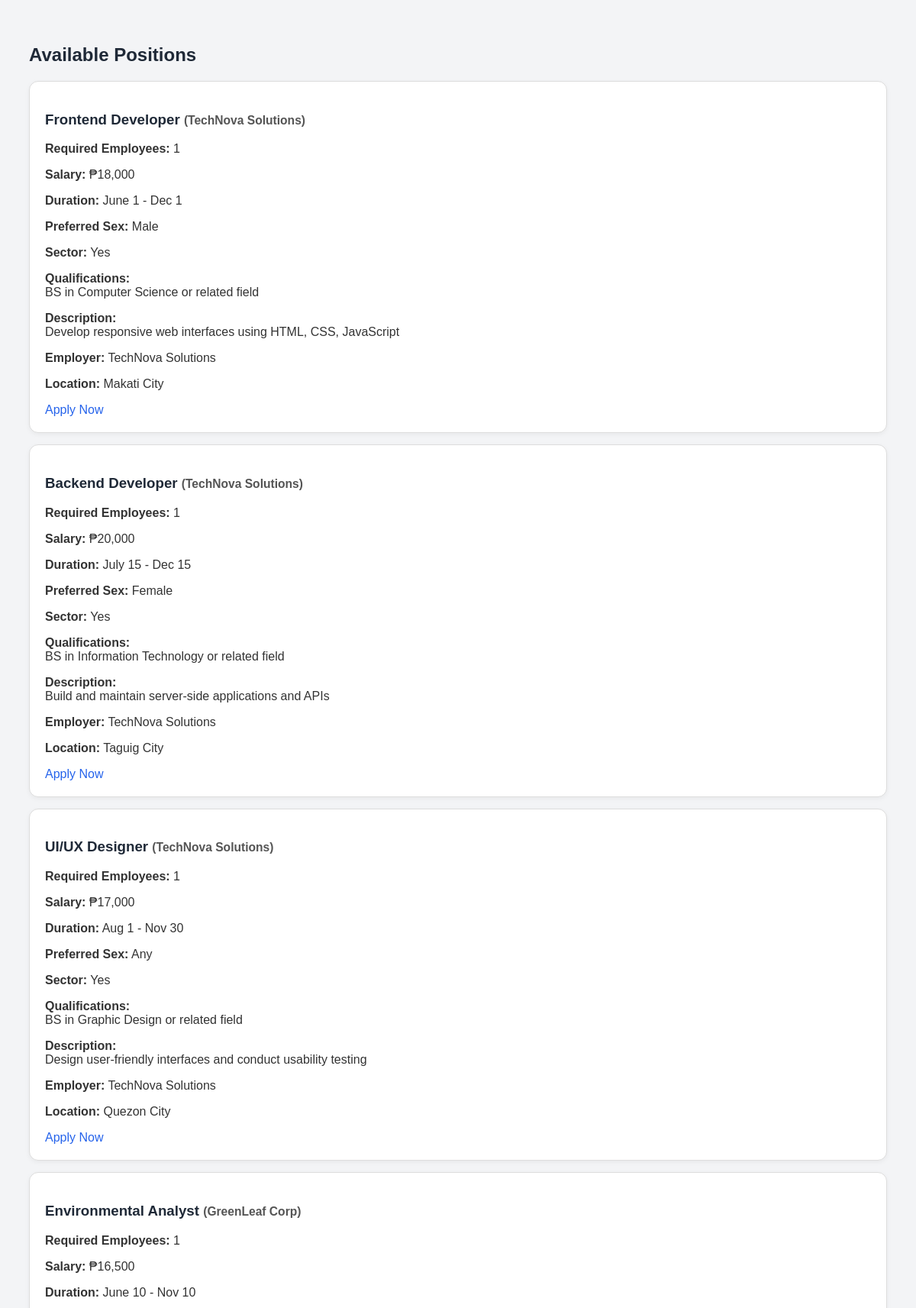
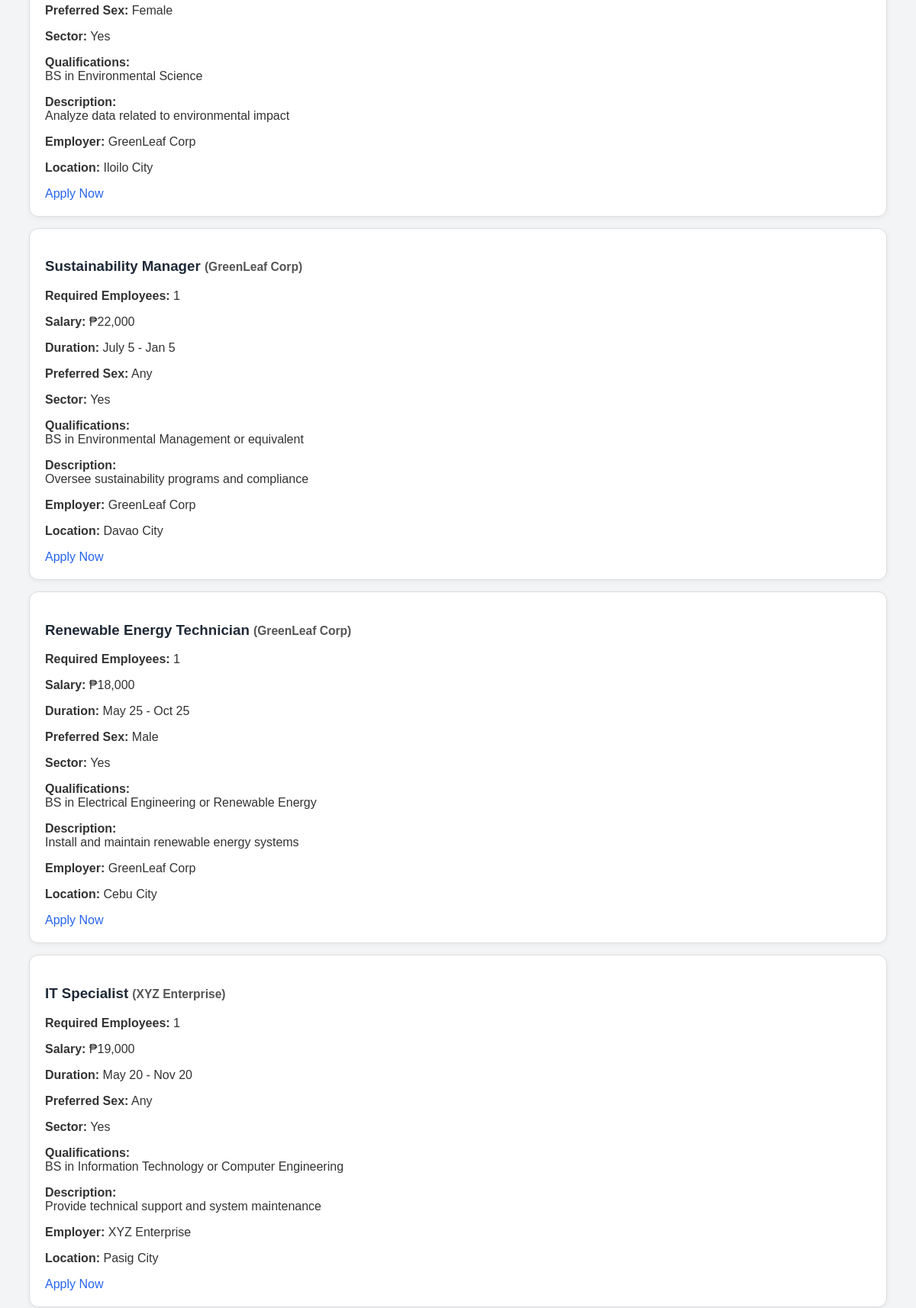
Page /jobseeker/dashboard.php (upper part) on the committed database (2 pictures, top to bottom).
### tables this page shows
CREATE TABLE `positions` (
  `id` int(11) NOT NULL,
  `company_id` int(11) DEFAULT NULL,
  `title` varchar(100) DEFAULT NULL,
  `required_employees` int(11) DEFAULT NULL,
  `salary` decimal(10,2) DEFAULT NULL,
  `employment_duration` varchar(100) DEFAULT NULL,
  `preferred_sex` varchar(10) DEFAULT NULL,
  `sector_of_vacancy` varchar(100) DEFAULT NULL,
  `qualification` text DEFAULT NULL,
  `job_description` text DEFAULT NULL,
  `employer` varchar(100) DEFAULT NULL,
  `location` varchar(100) DEFAULT NULL
);

CREATE TABLE `companies` (
  `id` int(11) NOT NULL,
  `name` varchar(100) DEFAULT NULL
);

### jobseeker/dashboard.php (the view, shortened to what this page needs)
<?php
include('../config/db.php');
$positions = $conn->query("
    SELECT positions.*, companies.name AS company_name, companies.id AS company_id
    FROM positions
    JOIN companies ON positions.company_id = companies.id
");
?>
<!DOCTYPE html>
<html>
<head>
    <link rel="stylesheet" href="../style.css">
</head>
<body>
<div class="layout">
    <div class="main-content">
        <h2>Available Positions</h2>
        <?php while ($p = $positions->fetch_assoc()): ?>
            <div class="card" style="margin-bottom: 15px;">
                <h3><?php echo $p['title']; ?> <small style="color: #555;">(<?php echo $p['company_name']; ?>)</small></h3>
                <p><strong>Required Employees:</strong> <?php echo $p['required_employees']; ?></p>
                <p><strong>Salary:</strong> ₱<?php echo number_format($p['salary']); ?></p>
                <p><strong>Duration:</strong> <?php echo $p['employment_duration']; ?></p>
                <p><strong>Preferred Sex:</strong> <?php echo $p['preferred_sex']; ?></p>
                <p><strong>Sector:</strong> <?php echo $p['sector_of_vacancy']; ?></p>
                <p><strong>Qualifications:</strong><br><?php echo nl2br($p['qualification']); ?></p>
                <p><strong>Description:</strong><br><?php echo nl2br($p['job_description']); ?></p>
                <p><strong>Employer:</strong> <?php echo $p['employer']; ?></p>
                <p><strong>Location:</strong> <?php echo $p['location']; ?></p>
                <a href="apply.php?company=<?php echo $p['company_id']; ?>&position=<?php echo $p['id']; ?>" class="button">Apply Now</a>
            </div>
        <?php endwhile; ?>
    </div>
</div>
</body>
</html>

### JobBoardPro/style.css (style rules this page uses)
body { font-family: Arial, sans-serif; background: #f3f4f6; color: #333; padding: 30px; }
h2, h3 { color: #1f2937; }
a { color: #2563eb; text-decoration: none; }
.layout { display: flex; gap: 20px; }
.main-content { flex: 1; }
.card { background: #ffffff; border: 1px solid #ddd; border-radius: 12px; padding: 20px; box-shadow: 0 2px 6px rgba(0,0,0,0.05); margin-top: 10px; }

### rows in the picture
positions: title "Frontend Developer", company.name "TechNova Solutions", required_employees "1", salary "18,000", employment_duration "June 1 - Dec 1", preferred_sex "Male", sector_of_vacancy "Yes", qualification "BS in Computer Science or related field", job_description "Develop responsive web interfaces using HTML, CSS, JavaScript", employer "TechNova Solutions", location "Makati City"
positions: title "Backend Developer", company.name "TechNova Solutions", required_employees "1", salary "20,000", employment_duration "July 15 - Dec 15", preferred_sex "Female", sector_of_vacancy "Yes", qualification "BS in Information Technology or related field", job_description "Build and maintain server-side applications and APIs", employer "TechNova Solutions", location "Taguig City"
positions: title "UI/UX Designer", company.name "TechNova Solutions", required_employees "1", salary "17,000", employment_duration "Aug 1 - Nov 30", preferred_sex "Any", sector_of_vacancy "Yes", qualification "BS in Graphic Design or related field", job_description "Design user-friendly interfaces and conduct usability testing", employer "TechNova Solutions", location "Quezon City"
positions: title "Environmental Analyst", company.name "GreenLeaf Corp", required_employees "1", salary "16,500", employment_duration "June 10 - Nov 10", preferred_sex "Female", sector_of_vacancy "Yes", qualification "BS in Environmental Science", job_description "Analyze data related to environmental impact", employer "GreenLeaf Corp", location "Iloilo City"
positions: title "Sustainability Manager", company.name "GreenLeaf Corp", required_employees "1", salary "22,000", employment_duration "July 5 - Jan 5", preferred_sex "Any", sector_of_vacancy "Yes", qualification "BS in Environmental Management or equivalent", job_description "Oversee sustainability programs and compliance", employer "GreenLeaf Corp", location "Davao City"
positions: title "Renewable Energy Technician", company.name "GreenLeaf Corp", required_employees "1", salary "18,000", employment_duration "May 25 - Oct 25", preferred_sex "Male", sector_of_vacancy "Yes", qualification "BS in Electrical Engineering or Renewable Energy", job_description "Install and maintain renewable energy systems", employer "GreenLeaf Corp", location "Cebu City"
positions: title "IT Specialist", company.name "XYZ Enterprise", required_employees "1", salary "19,000", employment_duration "May 20 - Nov 20", preferred_sex "Any", sector_of_vacancy "Yes", qualification "BS in Information Technology or Computer Engineering", job_description "Provide technical support and system maintenance", employer "XYZ Enterprise", location "Pasig City"
